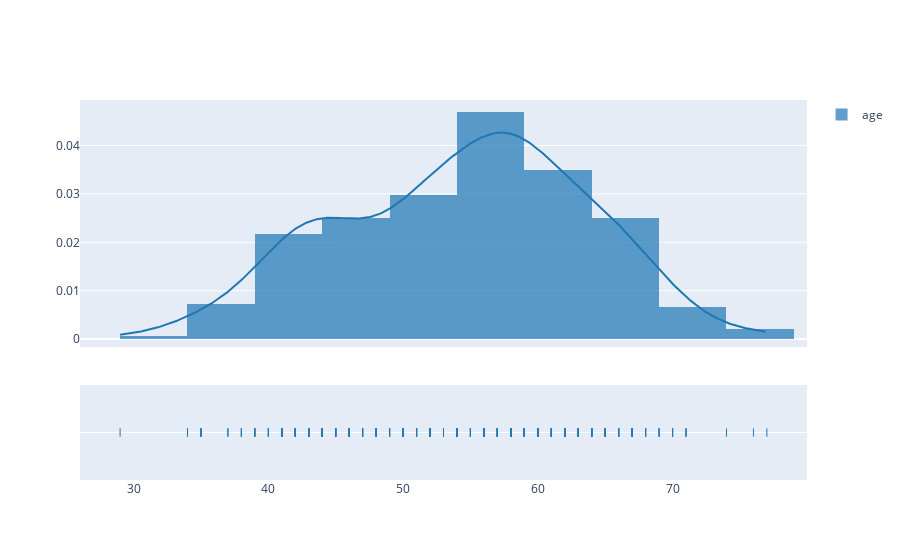

Write notebook code for a chart like this one.
### Code cell
fig = ff.create_distplot([df.age],['age'],bin_size=5)
iplot(fig, filename='Basic Distplot')

#Get also the QQ-plot
fig = plt.figure()
res = stats.probplot(df['age'], plot=plt)
plt.show()

### Figure 1 — Plotly figure (JSON) as saved in the notebook; plotly's stock layout.template omitted (floating-point values rounded to 4 significant figures; data arrays with more than 128 entries replaced by an {"elided": "..."} marker saying what was removed)
{"data": [{"autobinx": false, "histnorm": "probability density", "legendgroup": "age", "marker": {"color": "rgb(31, 119, 180)"}, "name": "age", "opacity": 0.7, "type": "histogram", "x": {"elided": "303 int values"}, "xaxis": "x", "xbins": {"end": 77, "size": 5, "start": 29}, "yaxis": "y"}, {"legendgroup": "age", "marker": {"color": "rgb(31, 119, 180)"}, "mode": "lines", "name": "age", "showlegend": false, "type": "scatter", "x": {"elided": "500 float values"}, "xaxis": "x", "y": {"elided": "500 float values"}, "yaxis": "y"}, {"legendgroup": "age", "marker": {"color": "rgb(31, 119, 180)", "symbol": "line-ns-open"}, "mode": "markers", "name": "age", "showlegend": false, "type": "scatter", "x": {"elided": "303 int values"}, "xaxis": "x", "y": {"elided": "303 str values"}, "yaxis": "y2"}], "layout": {"barmode": "overlay", "hovermode": "closest", "legend": {"traceorder": "reversed"}, "xaxis": {"anchor": "y2", "domain": [0, 1], "zeroline": false}, "yaxis": {"anchor": "free", "domain": [0.35, 1], "position": 0}, "yaxis2": {"anchor": "x", "domain": [0, 0.25], "dtick": 1, "showticklabels": false}}}
